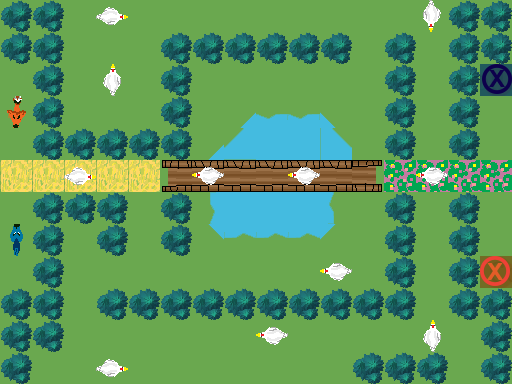

Below is a game level as drawn by its tile map, then a one-line description and the .tmx file that defines it, in full:
An orthogonal 16x12 tile map with 32x32 px tiles, 3 tile layers (Ground, Obstacles, Objects), 1 hidden layer not drawn.

<map version="1.0" orientation="orthogonal" renderorder="right-down" width="16" height="12" tilewidth="32" tileheight="32" nextobjectid="1">
 <tileset firstgid="1" name="TilesetPlaceholder" tilewidth="32" tileheight="32" tilecount="240" columns="10">
  <image source="../../../../Tileset.png" width="320" height="768" />
 </tileset>
 <layer name="Ground" width="16" height="12">
  <data encoding="csv">
1,1,1,1,1,1,1,1,1,1,1,1,1,1,1,1,
1,1,1,1,1,1,1,1,1,1,1,1,1,1,1,1,
1,1,1,1,1,1,1,1,1,1,1,1,1,1,1,1,
1,1,1,1,1,1,1,31,2684354571,2684354571,2684354591,1,1,1,1,1,
1,1,1,1,1,1,31,21,5,5,2684354581,1,1,1,1,1,
2,2,2,2,2,2684354574,2684354564,2684354564,2684354564,2684354564,2684354564,1610612750,3,3,3,3,
1,1,1,1,1,1,11,5,5,5,3221225483,1,1,1,1,1,
1,1,1,1,1,1,1610612767,1610612747,1610612747,1610612747,3221225503,1,1,1,1,1,
1,1,1,1,1,1,1,1,1,1,1,1,1,1,1,1,
1,1,1,1,1,1,1,1,1,1,1,1,1,1,1,1,
1,1,1,1,1,1,1,1,1,1,1,1,1,1,1,1,
1,1,1,1,1,1,1,1,1,1,1,1,1,1,1,1
</data>
 </layer>
 <layer name="Obstacles" width="16" height="12">
  <data encoding="csv">
42,42,0,0,0,0,0,0,0,0,0,0,0,0,42,42,
42,42,0,0,0,42,42,42,42,42,42,0,42,0,42,42,
0,42,0,0,0,42,0,0,0,0,0,0,42,0,42,0,
0,42,0,0,0,42,0,0,0,0,0,0,42,0,42,0,
0,42,42,42,42,42,0,0,0,0,0,0,42,0,42,0,
0,0,0,0,0,0,0,0,0,0,0,0,0,0,0,0,
0,42,42,42,0,42,0,0,0,0,0,0,42,0,42,0,
0,42,0,42,0,42,0,0,0,0,0,0,42,0,42,0,
0,42,0,0,0,0,0,0,0,0,0,0,42,0,42,0,
42,42,0,42,42,42,42,42,42,42,42,42,42,0,42,42,
42,42,0,0,0,0,0,0,0,0,0,0,0,0,0,42,
42,0,0,0,0,0,0,0,0,0,0,42,42,42,0,42
</data>
 </layer>
 <layer name="Objects" width="16" height="12">
  <data encoding="csv">
0,0,0,2684354745,0,0,0,0,0,0,0,0,0,3221225657,0,0,
0,0,0,0,0,0,0,0,0,0,0,0,0,0,0,0,
0,0,0,185,0,0,0,0,0,0,0,0,0,0,0,182,
3221225663,0,0,0,0,0,0,0,0,0,0,0,0,0,0,0,
0,0,0,0,0,0,0,0,0,0,0,0,0,0,0,0,
0,0,2684354745,0,0,0,1610612921,0,0,1610612921,0,0,0,1610612921,0,0,
0,0,0,0,0,0,0,0,0,0,0,0,0,0,0,0,
192,0,0,0,0,0,0,0,0,0,0,0,0,0,0,0,
0,0,0,0,0,0,0,0,0,0,1610612921,0,0,0,0,181,
0,0,0,0,0,0,0,0,0,0,0,0,0,0,0,0,
0,0,0,0,0,0,0,0,1610612921,0,0,0,0,185,0,0,
0,0,0,2684354745,0,0,0,0,0,0,0,0,0,0,0,0
</data>
 </layer>
 <layer name="Solution" width="16" height="12" visible="0">
  <data encoding="csv">
0,0,0,0,0,0,0,0,0,0,0,222,222,222,0,0,
0,0,0,0,0,0,0,0,0,0,0,222,0,222,0,0,
0,0,0,0,0,0,221,222,222,222,222,222,0,222,0,232,
0,0,0,0,0,0,221,0,0,0,0,0,0,222,0,232,
0,0,0,0,0,0,221,0,0,0,0,0,0,222,0,232,
0,0,0,0,231,0,221,0,0,0,0,0,0,224,0,224,
0,0,0,0,231,0,0,0,0,0,0,0,0,232,0,222,
0,0,0,0,231,0,0,0,0,0,0,0,0,232,0,222,
0,0,232,232,231,0,0,0,0,0,0,0,0,232,0,222,
0,0,232,0,0,0,0,0,0,0,0,0,0,232,0,0,
0,0,232,232,232,232,232,232,232,232,232,232,232,232,0,0,
0,0,0,0,0,0,0,0,0,0,0,0,0,0,0,0
</data>
 </layer>
</map>
